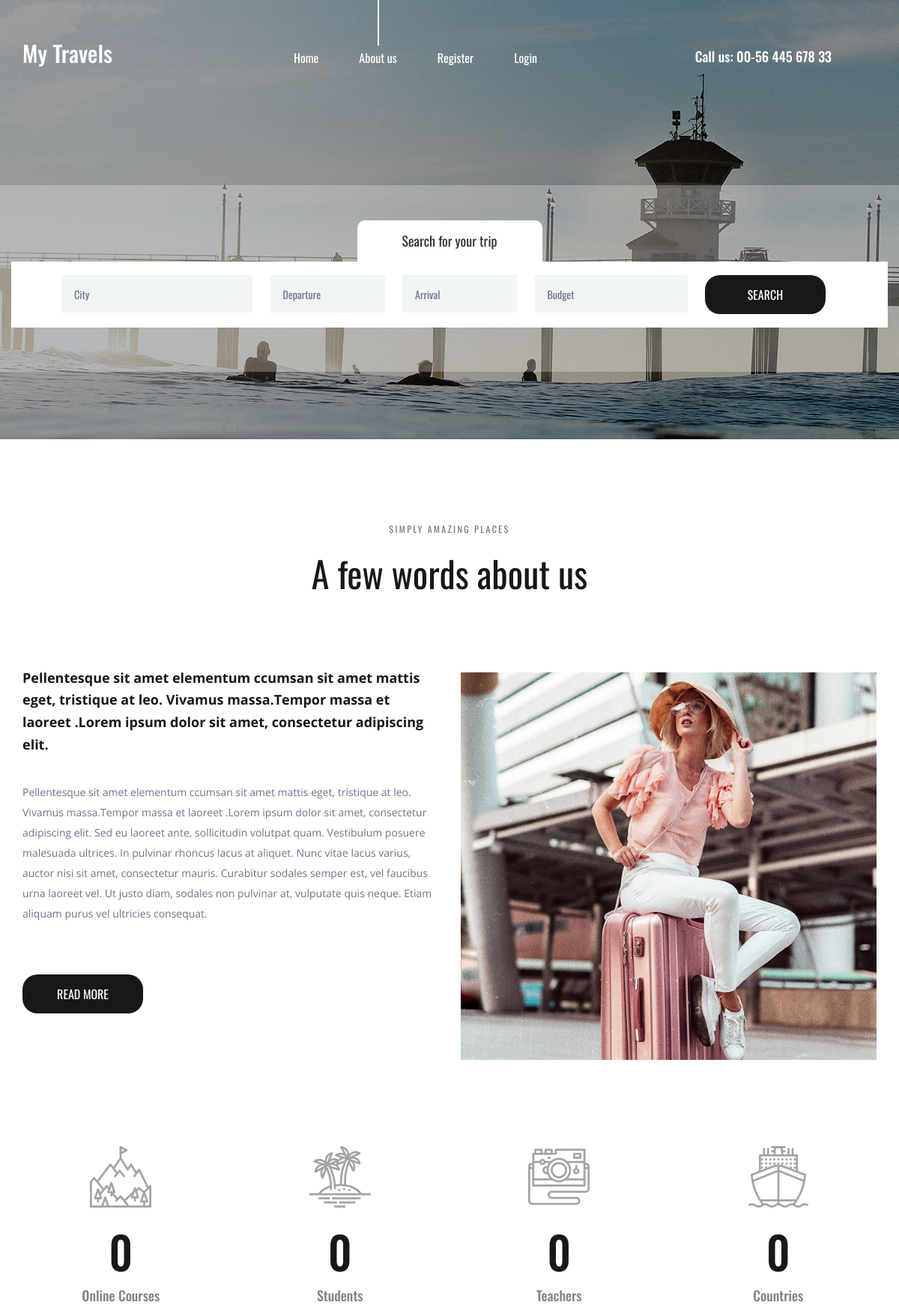
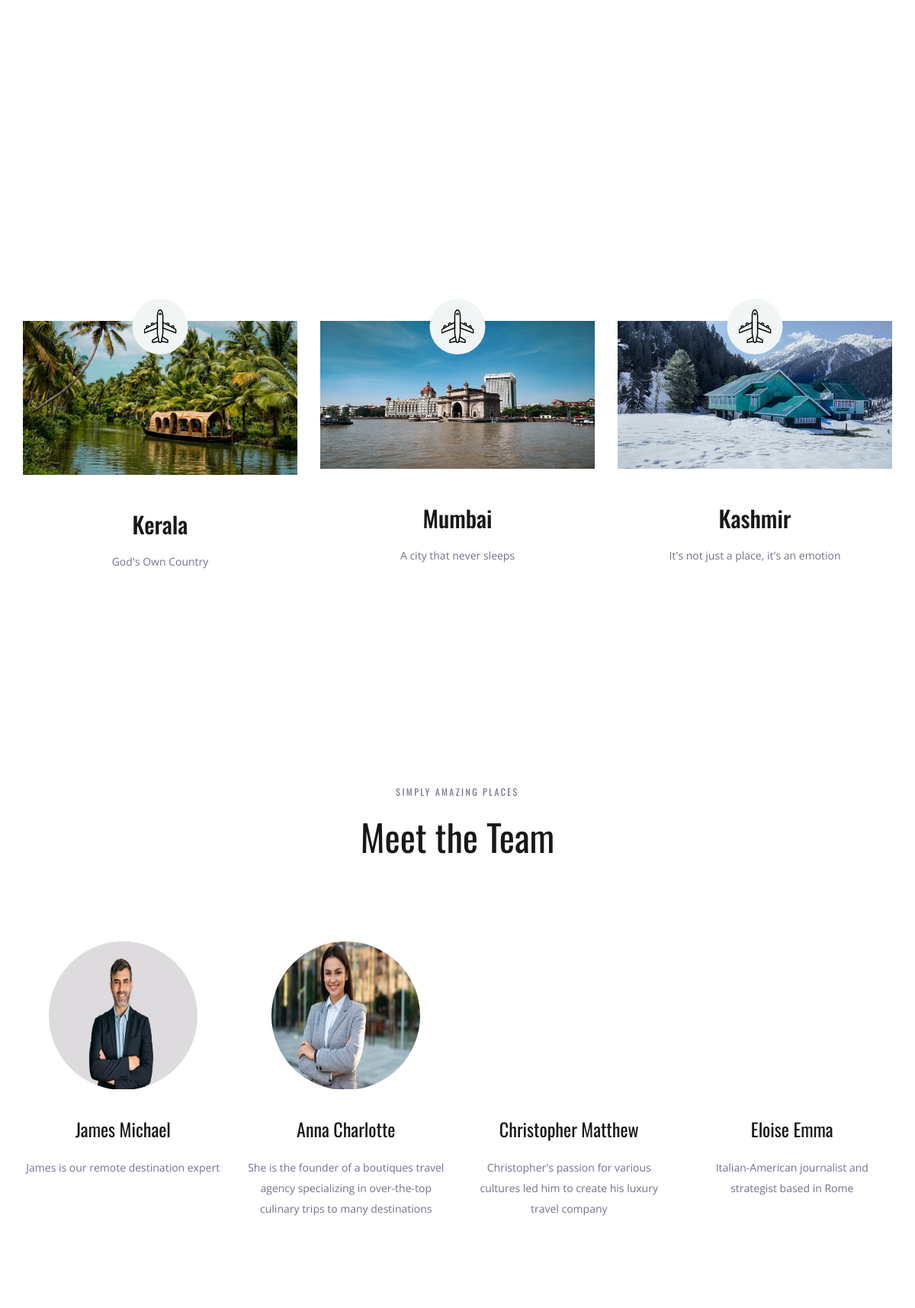
The page / (upper part) on the database its author committed (2 pictures, top to bottom).
### tourapp/models.py (models this page shows, shortened)
class Place(models.Model):
    name = models.CharField(max_length=250)
    img = models.ImageField(upload_to='pics')
    desc = models.TextField()

class People(models.Model):
    names = models.CharField(max_length=250)
    images = models.ImageField(upload_to='pictures1')
    description = models.TextField()

### tourapp/views.py (the view)
# urls.py: path('',views.demo,name='demo'),
def demo(request):
    obj1=Place.objects.all()
    obj2 = People.objects.all()
    return render(request,"index.html",{'result1':obj1,'result2':obj2})

### templates/index.html (shortened to what this page needs)
{% load static %}
<!DOCTYPE html>
<html lang="en">
<head>
<link rel="stylesheet" type="text/css" href="{% static 'styles/bootstrap4/bootstrap.min.css' %}">
<link href="{% static 'plugins/font-awesome-4.7.0/css/font-awesome.min.css" rel="stylesheet" type="text/css' %}">
<link rel="stylesheet" type="text/css" href="{% static 'plugins/OwlCarousel2-2.2.1/owl.carousel.css' %}">
<link rel="stylesheet" type="text/css" href="{% static 'plugins/OwlCarousel2-2.2.1/owl.theme.default.css' %}">
<link rel="stylesheet" type="text/css" href="{% static 'plugins/OwlCarousel2-2.2.1/animate.css' %}">
<link rel="stylesheet" type="text/css" href="{% static 'styles/about.css' %}">
<link rel="stylesheet" type="text/css" href="{% static 'styles/about_responsive.css' %}">
</head>
<body>
<div class="super_container">
	<header class="header">
		<div class="container">
			<div class="row">
				<div class="col">
					<div class="header_content d-flex flex-row align-items-center justify-content-start">
						<div class="header_content_inner d-flex flex-row align-items-end justify-content-start">
							<div class="logo"><a href="index.html">My Travels</a></div>
							<nav class="main_nav">
								<ul class="d-flex flex-row align-items-start justify-content-start">
									<li><a href="index.html">Home</a></li>
									<li class="active"><a href="about.html">About us</a></li>
									{% if user.is_authenticated %}
									<li>Hello {{user.username}}</li>
									<li><a href="credentials/logout">Logout</a></li>
									{% else %}
									<li><a href="credentials/register">Register</a></li>
									<li><a href="credentials/login">Login</a></li>
									{% endif %}
								</ul>
							</nav>
							<div class="header_phone ml-auto">Call us: 00-56 445 678 33</div>
						</div>
					</div>
				</div>
			</div>
		</div>
	</header>
	<div class="home">
		<div class="background_image" style="background-image:url({% static 'images/about.jpg' %})"></div>
	</div>
	<div class="home_search">
		<div class="container">
			<div class="row">
				<div class="col">
					<div class="home_search_container">
						<div class="home_search_title">Search for your trip</div>
						<div class="home_search_content">
							<form action="#" class="home_search_form" id="home_search_form">
								<div class="d-flex flex-lg-row flex-column align-items-start justify-content-lg-between justify-content-start">
									<input type="text" class="search_input search_input_1" placeholder="City" required="required">
									<input type="text" class="search_input search_input_2" placeholder="Departure" required="required">
									<input type="text" class="search_input search_input_3" placeholder="Arrival" required="required">
									<input type="text" class="search_input search_input_4" placeholder="Budget" required="required">
									<button class="home_search_button">search</button>
								</div>
							</form>
						</div>
					</div>
				</div>
			</div>
		</div>
	</div>
	<div class="about">
		<div class="container">
			<div class="row">
				<div class="col text-center">
					<div class="section_subtitle">simply amazing places</div>
					<div class="section_title"><h2>A few words about us</h2></div>
				</div>
			</div>
			<div class="row about_row">
				<div class="col-lg-6">
					<div class="about_content">
						<div class="text_highlight">Pellentesque sit amet elementum ccumsan sit amet mattis eget, tristique at leo. Vivamus massa.Tempor massa et laoreet .Lorem ipsum dolor sit amet, consectetur adipiscing elit.</div>
						<div class="about_text">
							<p>Pellentesque sit amet elementum ccumsan sit amet mattis eget, tristique at leo. Vivamus massa.Tempor massa et laoreet .Lorem ipsum dolor sit amet, consectetur adipiscing elit. Sed eu laoreet ante, sollicitudin volutpat quam. Vestibulum posuere malesuada ultrices. In pulvinar rhoncus lacus at aliquet. Nunc vitae lacus varius, auctor nisi sit amet, consectetur mauris. Curabitur sodales semper est, vel faucibus urna laoreet vel. Ut justo diam, sodales non pulvinar at, vulputate quis neque. Etiam aliquam purus vel ultricies consequat.</p>
						</div>
						<div class="button about_button"><a href="#">read more</a></div>
					</div>
				</div>
				<div class="col-lg-6">
					<div class="about_image"><img src="{% static 'images/about_1.jpg' %}" alt=""></div>
				</div>
			</div>
		</div>
	</div>
	<div class="milestones">
		<div class="container">
			<div class="row">
				<div class="col-lg-3 milestone_col">
					<div class="milestone text-center">
						<div class="milestone_icon"><img src="{% static 'images/mountain.svg' %}" alt=""></div>
						<div class="milestone_counter" data-end-value="17">0</div>
						<div class="milestone_text">Online Courses</div>
					</div>
				</div>
				<div class="col-lg-3 milestone_col">
					<div class="milestone text-center">
						<div class="milestone_icon"><img src="{% static 'images/island.svg' %}" alt=""></div>
						<div class="milestone_counter" data-end-value="213">0</div>
						<div class="milestone_text">Students</div>
					</div>
				</div>
				<div class="col-lg-3 milestone_col">
					<div class="milestone text-center">
						<div class="milestone_icon"><img src="{% static 'images/camera.svg' %}" alt=""></div>
						<div class="milestone_counter" data-end-value="11923">0</div>
						<div class="milestone_text">Teachers</div>
					</div>
				</div>
				<div class="col-lg-3 milestone_col">
					<div class="milestone text-center">
						<div class="milestone_icon"><img src="{% static 'images/boat.svg' %}" alt=""></div>
						<div class="milestone_counter" data-end-value="15">0</div>
						<div class="milestone_text">Countries</div>
					</div>
				</div>
			</div>
		</div>
	</div>
	<div class="why">
		<div class="parallax_background parallax-window" data-parallax="scroll" data-image-src="{% static 'images/why.jpg' %}" data-speed="0.8"></div>
		<div class="container">
			<div class="row">
				<div class="col text-center">
					<div class="section_subtitle">simply amazing places</div>
					<div class="section_title"><h2>Why choose us?</h2></div>
				</div>
			</div>
			<div class="row why_row">
				{%for i in result1 %}
				<div class="col-lg-4 why_col">
					<div class="why_item">
						<div class="why_image">
							<img src="{{i.img.url}}" alt="">
							<div class="why_icon d-flex flex-column align-items-center justify-content-center">
								<img src="{% static 'images/why_1.svg' %}" alt="">
							</div>
						</div>
						<div class="why_content text-center">
							<div class="why_title">{{i.name}}</div>
							<div class="why_text">
								<p>{{i.desc}}</p>
							</div>
						</div>
					</div>
				</div>
                {% endfor %}
			</div>
		</div>
	</div>
	<div class="team">
		<div class="container">
			<div class="row">
				<div class="col text-center">
					<div class="section_subtitle">simply amazing places</div>
					<div class="section_title"><h2>Meet the Team</h2></div>
				</div>
			</div>
			<div class="row team_row">
				{%for i in result2 %}
				<div class="col-xl-3 col-md-6 team_col">
					<div class="team_item d-flex flex-column align-items-center justify-content-start text-center">
						<div class="team_image"><img src="{{i.images.url}}" alt=""></div>
						<div class="team_content">
							<div class="team_title"><a href="#">{{i.names}}</a></div>
							<div class="team_text">
								<p>{{i.description}}</p>
							</div>
						</div>
					</div>
				</div>
                {% endfor %}
			</div>
		</div>
	</div>
</div>
</body>
</html>

### rows shown on the page
Place: img (picture), name "Kerala", desc "God's Own Country"
Place: img (picture), name "Mumbai", desc "A city that never sleeps"
Place: img (picture), name "Kashmir", desc "It's not just a place, it's an emotion"
People: images (picture), names "James Michael", description "James is our remote destination expert"
People: images (picture), names "Anna Charlotte", description "She is the founder of a boutiques travel agency specializing in over-the-top culinary trips to many destinations"
People: names "Christopher Matthew", description "Christopher's passion for various cultures led him to create his luxury travel company"
People: names "Eloise Emma", description "Italian-American journalist and strategist based in Rome"
